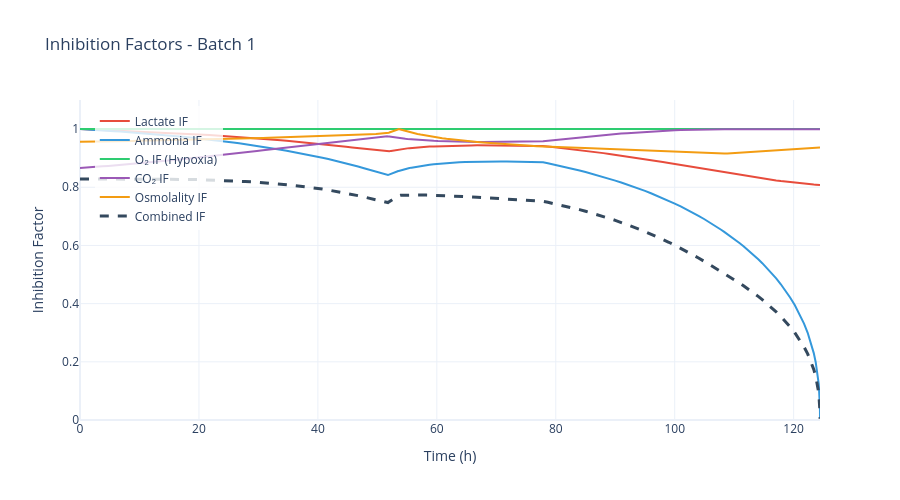

The notebook cell this image was saved under:
### Code cell
# Inhibition factors (lactate, ammonia, O2, osmolality)
fig = data.plot_inhibition_factors(batch_number=BATCH_NUMBER)
fig.show()

### Figure 1 — Plotly figure (JSON) as saved in the notebook; plotly's stock layout.template omitted (floating-point values rounded to 4 significant figures; data arrays with more than 128 entries replaced by an {"elided": "..."} marker saying what was removed)
{"data": [{"line": {"color": "#E74C3C", "width": 2}, "mode": "lines", "name": "Lactate IF", "type": "scatter", "x": {"elided": "210 float values"}, "y": {"elided": "210 float values"}}, {"line": {"color": "#3498DB", "width": 2}, "mode": "lines", "name": "Ammonia IF", "type": "scatter", "x": {"elided": "210 float values"}, "y": {"elided": "210 float values"}}, {"line": {"color": "#2ECC71", "width": 2}, "mode": "lines", "name": "O₂ IF (Hypoxia)", "type": "scatter", "x": {"elided": "210 float values"}, "y": {"elided": "210 float values"}}, {"line": {"color": "#9B59B6", "width": 2}, "mode": "lines", "name": "CO₂ IF", "type": "scatter", "x": {"elided": "210 float values"}, "y": {"elided": "210 float values"}}, {"line": {"color": "#F39C12", "width": 2}, "mode": "lines", "name": "Osmolality IF", "type": "scatter", "x": {"elided": "210 float values"}, "y": {"elided": "210 float values"}}, {"line": {"color": "#34495E", "dash": "dash", "width": 3}, "mode": "lines", "name": "Combined IF", "type": "scatter", "x": {"elided": "210 float values"}, "y": {"elided": "210 float values"}}], "layout": {"height": 500, "hovermode": "x unified", "legend": {"bgcolor": "rgba(255,255,255,0.8)", "x": 0.02, "y": 0.98}, "title": {"text": "Inhibition Factors - Batch 1"}, "width": 900, "xaxis": {"title": {"text": "Time (h)"}}, "yaxis": {"range": [0, 1.1], "title": {"text": "Inhibition Factor"}}}}
